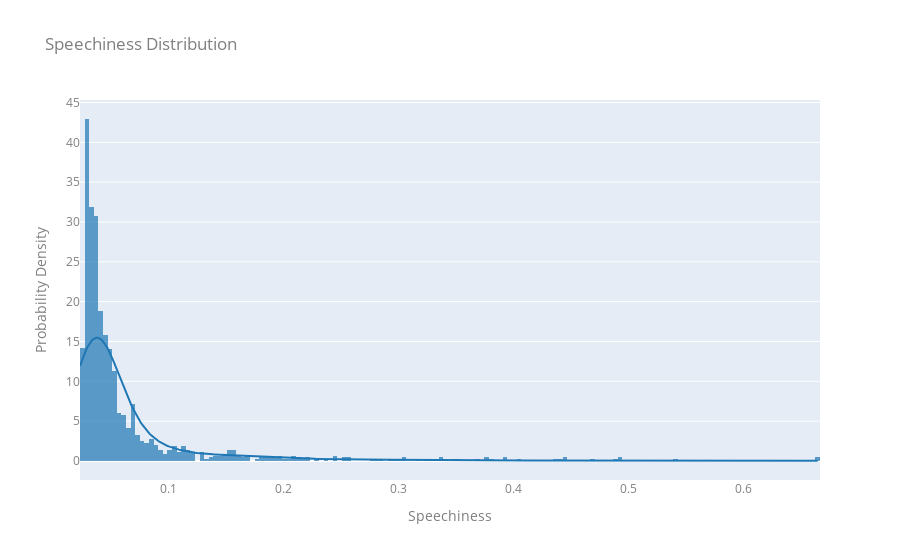

Notebook code for this chart:
### Code cell
plot_feature_dist('speechiness', bin_size=0.004)

### Figure 1 — Plotly figure (JSON) as saved in the notebook; plotly's stock layout.template omitted (floating-point values rounded to 4 significant figures; data arrays with more than 128 entries replaced by an {"elided": "..."} marker saying what was removed)
{"data": [{"autobinx": false, "histnorm": "probability density", "legendgroup": "speechiness", "marker": {"color": "rgb(31, 119, 180)"}, "name": "speechiness", "opacity": 0.7, "type": "histogram", "x": {"elided": "1089 float values"}, "xaxis": "x", "xbins": {"end": 0.666, "size": 0.004, "start": 0.0228}, "yaxis": "y"}, {"legendgroup": "speechiness", "marker": {"color": "rgb(31, 119, 180)"}, "mode": "lines", "name": "speechiness", "showlegend": false, "type": "scatter", "x": {"elided": "500 float values"}, "xaxis": "x", "y": {"elided": "500 float values"}, "yaxis": "y"}], "layout": {"barmode": "overlay", "font": {"color": "#7f7f7f", "size": 12}, "hovermode": "closest", "legend": {"traceorder": "reversed"}, "showlegend": false, "title": {"text": "Speechiness Distribution"}, "xaxis": {"anchor": "y2", "domain": [0, 1], "title": {"text": "Speechiness"}, "zeroline": false}, "yaxis": {"anchor": "free", "domain": [0, 1], "position": 0, "title": {"text": "Probability Density"}}}}
